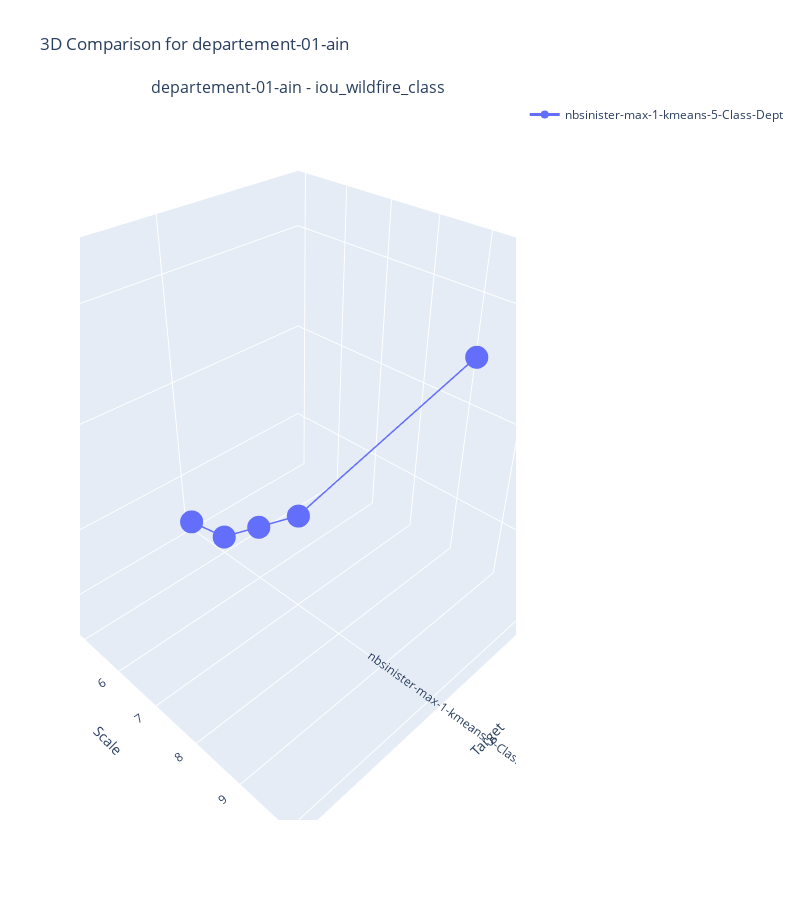
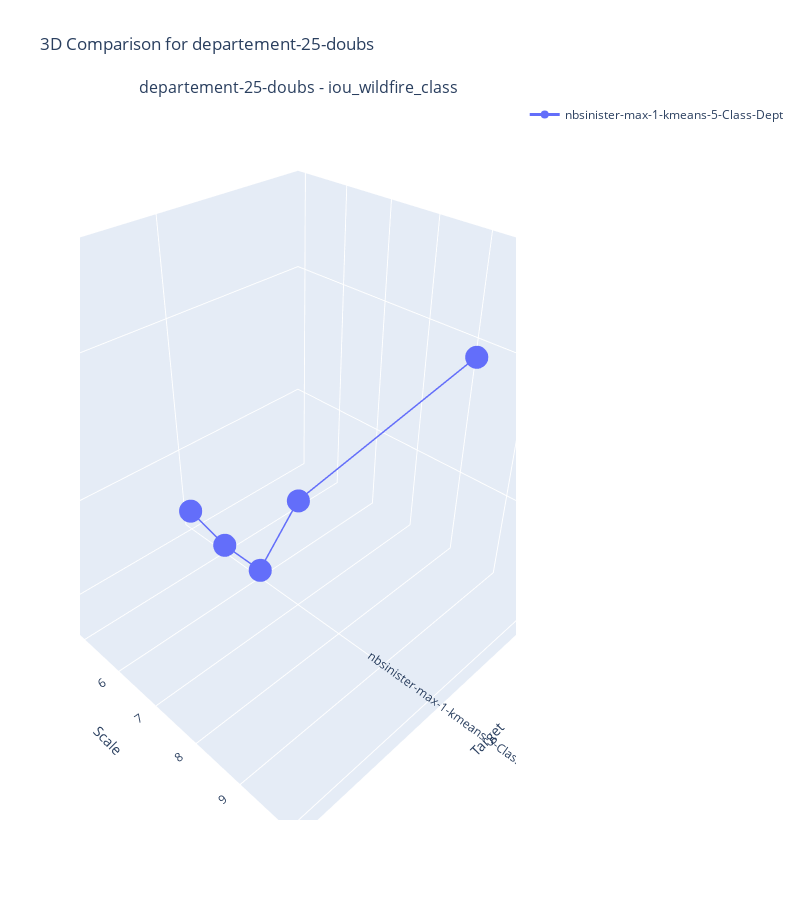
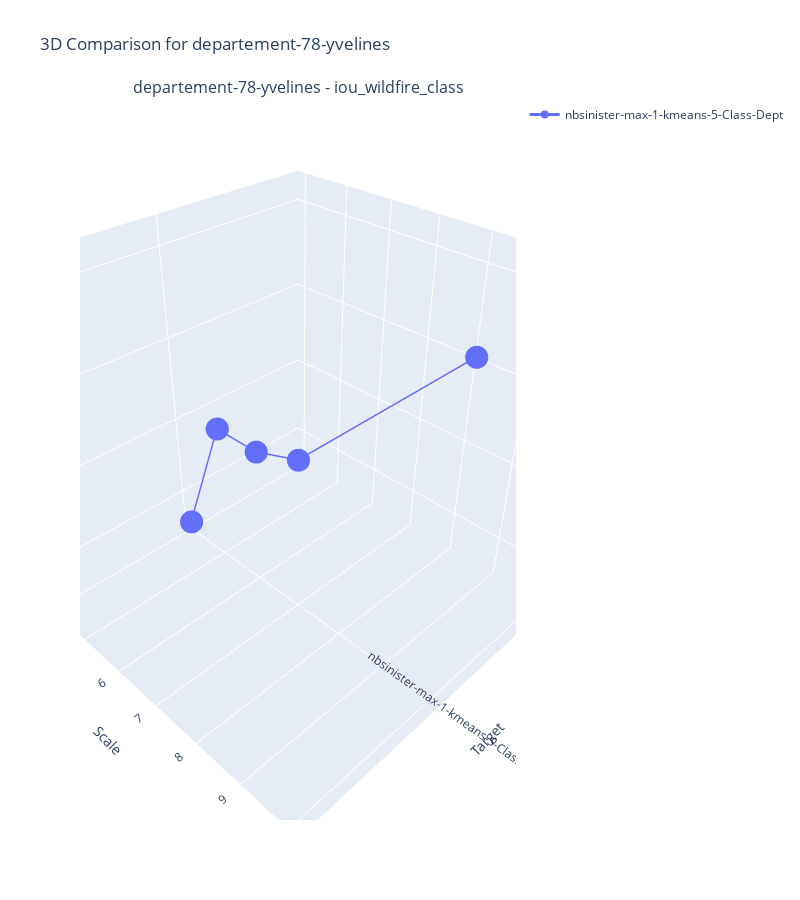

These figures' notebook cell, in order:
### Code cell
compare_models_2d(df, df.Department.unique(), dept_markers, ['iou_wildfire_class'],  'Target', 'Scale', 'Target')

### Figure 1 — Plotly figure (JSON) as saved in the notebook; plotly's stock layout.template omitted (floating-point values rounded to 4 significant figures)
{"data": [{"line": {"color": "#636EFA", "width": 3}, "marker": {"color": "#636EFA", "size": 8}, "mode": "lines+markers", "name": "nbsinister-max-1-kmeans-5-Class-Dept", "scene": "scene", "type": "scatter3d", "x": [0, 0, 0, 0, 0], "y": [4, 5, 6, 7, 10], "z": [0.15, 0.16, 0.2, 0.24, 0.44]}], "layout": {"annotations": [{"font": {"size": 16}, "showarrow": false, "text": "departement-01-ain - iou_wildfire_class", "x": 0.5, "xanchor": "center", "xref": "paper", "y": 1, "yanchor": "bottom", "yref": "paper"}], "height": 900, "scene": {"domain": {"x": [0, 1], "y": [0, 1]}, "xaxis": {"ticktext": ["nbsinister-max-1-kmeans-5-Class-Dept"], "tickvals": [0], "title": {"text": "Target"}}, "yaxis": {"title": {"text": "Scale"}}, "zaxis": {"title": {"text": "iou_wildfire_class"}}}, "showlegend": true, "title": {"text": "3D Comparison for departement-01-ain"}, "width": 800}}

### Figure 2 — Plotly figure (JSON) as saved in the notebook; plotly's stock layout.template omitted (floating-point values rounded to 4 significant figures)
{"data": [{"line": {"color": "#636EFA", "width": 3}, "marker": {"color": "#636EFA", "size": 8}, "mode": "lines+markers", "name": "nbsinister-max-1-kmeans-5-Class-Dept", "scene": "scene", "type": "scatter3d", "x": [0, 0, 0, 0, 0], "y": [4, 5, 6, 7, 10], "z": [0.15, 0.14, 0.14, 0.22, 0.36]}], "layout": {"annotations": [{"font": {"size": 16}, "showarrow": false, "text": "departement-25-doubs - iou_wildfire_class", "x": 0.5, "xanchor": "center", "xref": "paper", "y": 1, "yanchor": "bottom", "yref": "paper"}], "height": 900, "scene": {"domain": {"x": [0, 1], "y": [0, 1]}, "xaxis": {"ticktext": ["nbsinister-max-1-kmeans-5-Class-Dept"], "tickvals": [0], "title": {"text": "Target"}}, "yaxis": {"title": {"text": "Scale"}}, "zaxis": {"title": {"text": "iou_wildfire_class"}}}, "showlegend": true, "title": {"text": "3D Comparison for departement-25-doubs"}, "width": 800}}

### Figure 3 — Plotly figure (JSON) as saved in the notebook; plotly's stock layout.template omitted (floating-point values rounded to 4 significant figures)
{"data": [{"line": {"color": "#636EFA", "width": 3}, "marker": {"color": "#636EFA", "size": 8}, "mode": "lines+markers", "name": "nbsinister-max-1-kmeans-5-Class-Dept", "scene": "scene", "type": "scatter3d", "x": [0, 0, 0, 0, 0], "y": [4, 5, 6, 7, 10], "z": [0.23, 0.31, 0.31, 0.32, 0.41]}], "layout": {"annotations": [{"font": {"size": 16}, "showarrow": false, "text": "departement-78-yvelines - iou_wildfire_class", "x": 0.5, "xanchor": "center", "xref": "paper", "y": 1, "yanchor": "bottom", "yref": "paper"}], "height": 900, "scene": {"domain": {"x": [0, 1], "y": [0, 1]}, "xaxis": {"ticktext": ["nbsinister-max-1-kmeans-5-Class-Dept"], "tickvals": [0], "title": {"text": "Target"}}, "yaxis": {"title": {"text": "Scale"}}, "zaxis": {"title": {"text": "iou_wildfire_class"}}}, "showlegend": true, "title": {"text": "3D Comparison for departement-78-yvelines"}, "width": 800}}
